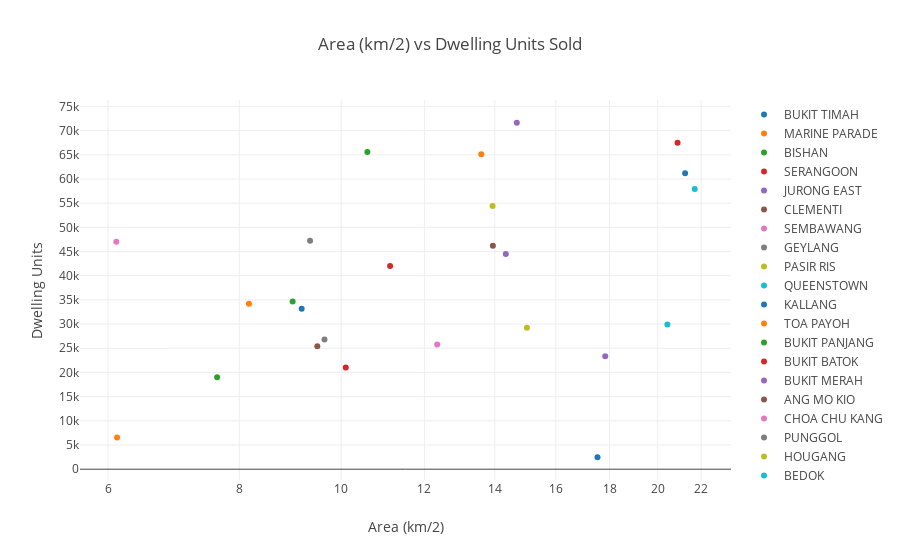

Notebook cell for this chart:
### Markdown cell above
<a id='Analysis8'><h2 style='text-decoration:underline'>Correlation of Area and Density on the Number of Dwelling Units Sold</h2></a>

> Now, We will examine the correlation between the area and density of a building area cluster and the total number of dwelling units sold for that area. *(We use the dataframe without Central Area in it as there's no data on the Area and Density for it)*

### Code cell
fig = {
    'data': [
        {
            'x': hdb_prop_full_df[hdb_prop_full_df['bldg_contract_town']==name]['Area'],
            'y': hdb_prop_full_df[hdb_prop_full_df['bldg_contract_town']==name]['total_dwelling_units'],
            'name': name, 'mode': 'markers',
        } for name in hdb_prop_full_df['bldg_contract_town']
    ],
    'layout': {
        'title': {'text':'Area (km/2) vs Dwelling Units Sold'},
        'xaxis': {'title': 'Area (km/2)','type': 'log'},
        'yaxis': {'title': "Dwelling Units", 'dtick':'5000'}
    }
}



iplot(fig)

### Figure 1 — Plotly figure (JSON) as saved in the notebook; plotly's stock layout.template omitted (floating-point values rounded to 4 significant figures)
{"data": [{"mode": "markers", "name": "BUKIT TIMAH", "type": "scatter", "uid": "4db5955f-287a-41d2-8862-f2670dde6f11", "x": ["17.53"], "y": [2471]}, {"mode": "markers", "name": "MARINE PARADE", "type": "scatter", "uid": "47c0fd6e-4274-48c6-9abc-3d8e15a8e4fa", "x": ["6.12"], "y": [6535]}, {"mode": "markers", "name": "BISHAN", "type": "scatter", "uid": "b5e20053-0030-4011-a239-7b31ed89968f", "x": ["7.62"], "y": [19016]}, {"mode": "markers", "name": "SERANGOON", "type": "scatter", "uid": "bca6f5f7-b391-451f-b728-178dafc884f3", "x": ["10.1"], "y": [21049]}, {"mode": "markers", "name": "JURONG EAST", "type": "scatter", "uid": "b2d88e7d-32c7-43d2-872e-10c9a0d892f7", "x": ["17.83"], "y": [23353]}, {"mode": "markers", "name": "CLEMENTI", "type": "scatter", "uid": "b9527852-50d3-435a-bd2f-0237de95fcad", "x": ["9.49"], "y": [25400]}, {"mode": "markers", "name": "SEMBAWANG", "type": "scatter", "uid": "27d70d60-c6fb-431b-9a6e-ac4351f5df4f", "x": ["12.34"], "y": [25760]}, {"mode": "markers", "name": "GEYLANG", "type": "scatter", "uid": "0347ab37-c2c8-4cf9-86b3-97bb609ef9d8", "x": ["9.64"], "y": [26823]}, {"mode": "markers", "name": "PASIR RIS", "type": "scatter", "uid": "95a79590-abb2-4fb7-8870-4d390d6adb90", "x": ["15.02"], "y": [29264]}, {"mode": "markers", "name": "QUEENSTOWN", "type": "scatter", "uid": "edb82235-d983-474a-a7ed-3a7c6c79fcc0", "x": ["20.43"], "y": [29913]}, {"mode": "markers", "name": "KALLANG", "type": "scatter", "uid": "d2a314a5-25b5-4382-af00-eb33221977b1", "x": ["9.17"], "y": [33165]}, {"mode": "markers", "name": "TOA PAYOH", "type": "scatter", "uid": "c45057f4-5c04-4ce8-9ad0-025466be477c", "x": ["8.17"], "y": [34210]}, {"mode": "markers", "name": "BUKIT PANJANG", "type": "scatter", "uid": "32c7d989-bd06-46b0-80ad-1af1ffba6a0f", "x": ["8.99"], "y": [34668]}, {"mode": "markers", "name": "BUKIT BATOK", "type": "scatter", "uid": "6251687e-76e6-457b-bc09-6c5c7127c712", "x": ["11.13"], "y": [41986]}, {"mode": "markers", "name": "BUKIT MERAH", "type": "scatter", "uid": "d5d16c10-ef1d-4fa9-8202-918746766c5d", "x": ["14.34"], "y": [44472]}, {"mode": "markers", "name": "ANG MO KIO", "type": "scatter", "uid": "70d916a8-9a1d-4ca7-b3d7-92401f43d1d7", "x": ["13.94"], "y": [46220]}, {"mode": "markers", "name": "CHOA CHU KANG", "type": "scatter", "uid": "d38484a6-76e7-4a6b-b351-b36b26080d1b", "x": ["6.11"], "y": [47037]}, {"mode": "markers", "name": "PUNGGOL", "type": "scatter", "uid": "6637ccb3-fc80-40b5-8c00-288e2fcf498d", "x": ["9.34"], "y": [47226]}, {"mode": "markers", "name": "HOUGANG", "type": "scatter", "uid": "9db7ba59-8119-4686-82bc-6aec795fc4d1", "x": ["13.93"], "y": [54426]}, {"mode": "markers", "name": "BEDOK", "type": "scatter", "uid": "ab6002d9-af2d-40bc-923b-b9970b7a200a", "x": ["21.69"], "y": [57944]}, {"mode": "markers", "name": "YISHUN", "type": "scatter", "uid": "ee347f79-f01d-415e-aaae-50485deb590a", "x": ["21.24"], "y": [61191]}, {"mode": "markers", "name": "WOODLANDS", "type": "scatter", "uid": "9c81c9f7-5eed-443c-a3e8-fcf041c8de5f", "x": ["13.59"], "y": [65111]}, {"mode": "markers", "name": "SENGKANG", "type": "scatter", "uid": "1bbef751-5dfe-45b2-962d-0179084e71f1", "x": ["10.59"], "y": [65585]}, {"mode": "markers", "name": "TAMPINES", "type": "scatter", "uid": "532c5d36-d030-4383-b0c8-1d67346f2fe0", "x": ["20.89"], "y": [67469]}, {"mode": "markers", "name": "JURONG WEST", "type": "scatter", "uid": "3b1481bb-e230-47ba-b9bd-5d8d7b784ab8", "x": ["14.69"], "y": [71623]}], "layout": {"title": {"text": "Area (km/2) vs Dwelling Units Sold"}, "xaxis": {"title": {"text": "Area (km/2)"}, "type": "log"}, "yaxis": {"dtick": "5000", "title": {"text": "Dwelling Units"}}}}
